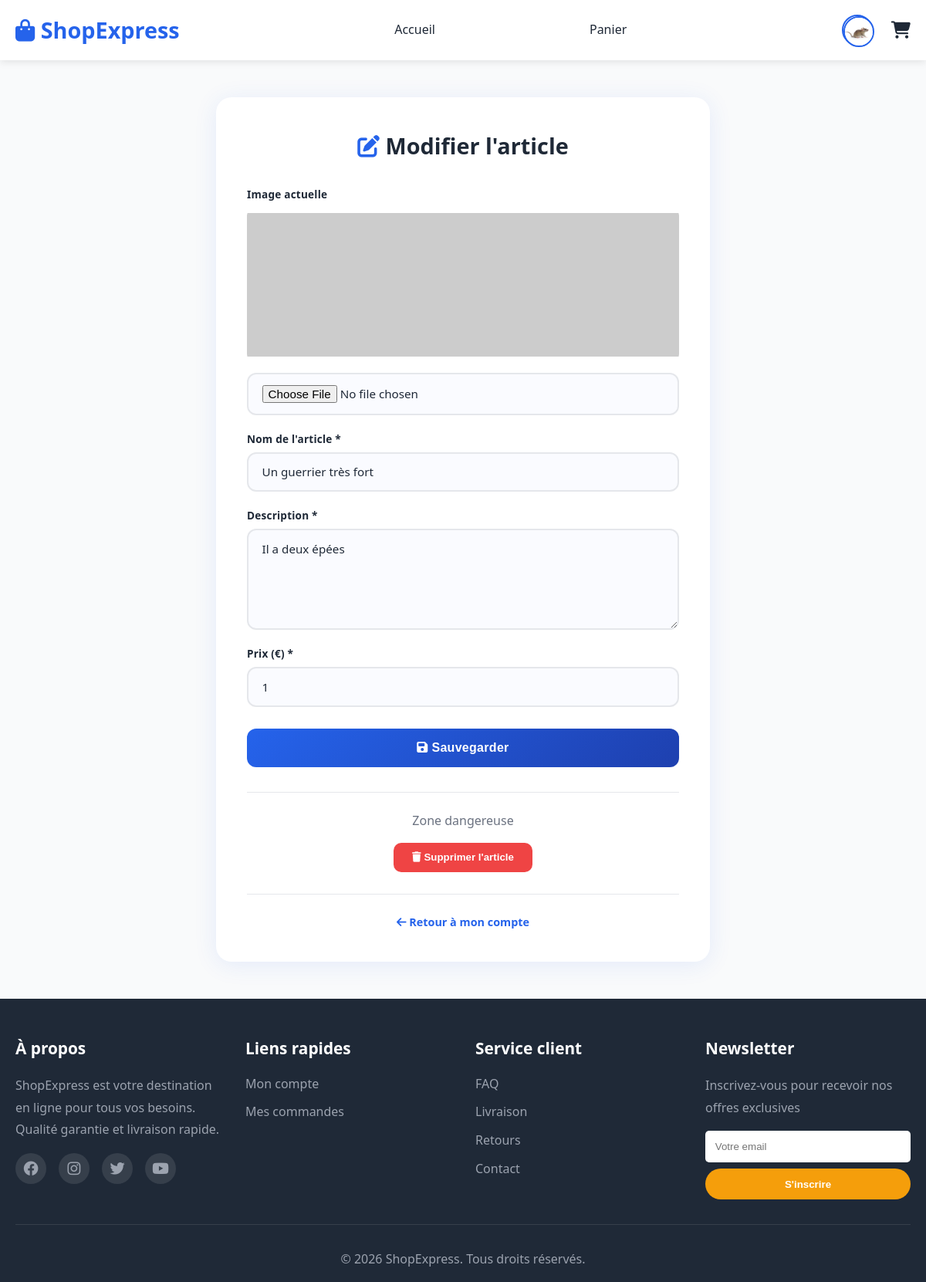
Page /edit.php?article_id=9 (signed in) on the committed database.
### tables this page shows
CREATE TABLE `user` (
  `user_id` int(11) NOT NULL,
  `username` varchar(255) NOT NULL,
  `password` varchar(255) NOT NULL,
  `email` varchar(255) NOT NULL,
  `solde` float NOT NULL,
  `profile_picture` varchar(255) NOT NULL,
  `role` varchar(255) NOT NULL
);

CREATE TABLE `article` (
  `article_id` int(11) NOT NULL,
  `article_name` varchar(255) NOT NULL,
  `description` text NOT NULL,
  `price` float NOT NULL,
  `publication_date` date NOT NULL,
  `autor_id` int(11) NOT NULL,
  `article_image` varchar(255) NOT NULL
);

### edit.php (the view, shortened to what this page needs)
<?php
require 'db_config.php';
$mode    = isset($_REQUEST['article_id']) ? 'article' : 'profile';
if ($mode === 'article') {
    $article_id = (int)$_REQUEST['article_id'];
    $stmt = $pdo->prepare("SELECT * FROM article WHERE article_id = :id");
    $stmt->execute([':id' => $article_id]);
    $article = $stmt->fetch();
}
?>
<!DOCTYPE html>
<html lang="fr">
<head>
    <link rel="stylesheet" href="style.css">
    <link rel="stylesheet" href="https://cdnjs.cloudflare.com/ajax/libs/font-awesome/6.4.0/css/all.min.css">
</head>
<body>
<?php include 'header.php'; ?>
<section class="edit-section">
    <div class="edit-container">
        <?php if ($mode === 'article'): ?>
            <h2><i class="fas fa-edit" style="color:var(--primary-color)"></i> Modifier l'article</h2>
            <form method="POST" action="" enctype="multipart/form-data">
                <div class="form-group">
                    <label>Image actuelle</label>
                    <img src="img/articles/<?php echo htmlspecialchars($article['article_image']); ?>"
                         style="width:100%;height:200px;object-fit:contain;border-radius:10px;margin-bottom:.5rem;"
                         onerror="this.src='https://placehold.co/600x200?text=Image'">
                    <input type="file" name="article_image" class="form-control" accept="image/*">
                </div>
                <div class="form-group">
                    <label>Nom de l'article *</label>
                    <input type="text" name="article_name" class="form-control" required
                           value="<?php echo htmlspecialchars($article['article_name']); ?>">
                </div>
                <div class="form-group">
                    <label>Description *</label>
                    <textarea name="description" class="form-control" rows="5" required style="resize:vertical;"><?php echo htmlspecialchars($article['description']); ?></textarea>
                </div>
                <div class="form-group">
                    <label>Prix (€) *</label>
                    <input type="number" name="price" class="form-control" step="0.01" min="0.01" required
                           value="<?php echo htmlspecialchars($article['price']); ?>">
                </div>
                <button type="submit" name="btn_edit_article" class="btn btn-primary btn-auth">
                    <i class="fas fa-save"></i> Sauvegarder
                </button>
            </form>
            <div class="delete-zone">
                <p style="color:var(--text-light);margin-bottom:1rem;">Zone dangereuse</p>
                <form action="edit.php" method="POST" onsubmit="return confirm('Supprimer cet article définitivement ?');" style="display:inline;">
                    <button type="submit" class="btn-danger" style="border:none;"><i class="fas fa-trash"></i> Supprimer l'article</button>
                </form>
            </div>
        <?php endif; ?>
        <div class="auth-footer">
            <a href="account.php"><i class="fas fa-arrow-left"></i> Retour à mon compte</a>
        </div>
    </div>
</section>
<?php include 'footer.php'; ?>
</body>
</html>

### header.php (shortened to what this page needs)
<?php
require_once 'db_config.php';
$isLoggedIn = false;
$userPhoto = 'default.jpg';
if (isset($_SESSION['user_id'])) {
    $isLoggedIn = true;
    try {
        $stmt = $pdo->prepare("SELECT profile_picture, username FROM user WHERE user_id = :id");
        $stmt->execute([':id' => $_SESSION['user_id']]);
        $userHeader = $stmt->fetch();
        if ($userHeader && !empty($userHeader['profile_picture'])) {
            $userPhoto = $userHeader['profile_picture'];
        }
    } catch (PDOException $e) {
    }
}
?>
<!DOCTYPE html>
<html lang="fr">
<head>
    <link rel="stylesheet" href="style.css">
    <link rel="stylesheet" href="https://cdnjs.cloudflare.com/ajax/libs/font-awesome/6.4.0/css/all.min.css">
</head>
<body>
    <header class="header">
        <div class="container">
            <div class="header-content">
                <div class="logo">
                    <h1><a href="/php-exam/php_project" style="text-decoration:none; color:inherit;"><i class="fas fa-shopping-bag"></i> ShopExpress</a></h1>
                </div>
                <nav class="nav">
                    <ul>
                        <li><a href="/php-exam/php_project">Accueil</a></li>
                        <li><a href="cart">Panier</a></li>
                    </ul>
                </nav>
                <div class="header-actions">
                    <?php if ($isLoggedIn): ?>
                        <a href="account" class="icon-link profile-active header-avatar">
                            <img src="img/<?php echo htmlspecialchars($userPhoto); ?>" alt="Profil" class="header-avatar">
                        </a>
                    <?php else: ?>
                        <a href="login" class="icon-link header-avatar">
                            <img src="img/<?php echo htmlspecialchars($userPhoto); ?>" alt="Connexion" class="header-avatar">
                        </a>
                    <?php endif; ?>
                    <a href="cart" class="icon-link cart">
                        <i class="fas fa-shopping-cart"></i>
                    </a>
                </div>
            </div>
        </div>
    </header>

### style.css (style rules this page uses)
* { margin: 0; padding: 0; box-sizing: border-box; }
html { scroll-behavior: smooth; scroll-padding-top: 20000px; }
:root { --primary-color: #2563eb; --secondary-color: #1e40af; --accent-color: #f59e0b; --text-dark: #1f2937; --text-light: #6b7280; --bg-light: #f9fafb; --white: #ffffff; --border-color: #e5e7eb; --success-color: #10b981; --danger-color: #ef4444; }
body { font-family: 'Segoe UI', Tahoma, Geneva, Verdana, sans-serif; color: var(--text-dark); line-height: 1.6; }
.container { max-width: 1200px; margin: 0 auto; padding: 0 20px; }
.header { background: var(--white); box-shadow: 0 2px 10px rgba(0, 0, 0, 0.1); position: sticky; top: 0; z-index: 1000; }
.header-content { display: flex; justify-content: space-between; align-items: center; padding: 1rem 0; gap: 2rem; }
.logo h1 { color: var(--primary-color); font-size: 1.8rem; display: flex; align-items: center; gap: 0.5rem; }
.nav ul { display: flex; list-style: none; gap: 200px; }
.nav a { text-decoration: none; color: var(--text-dark); font-weight: 500; transition: color 0.3s; }
.header-actions { display: flex; align-items: center; gap: 1.5rem; }
.icon-link { color: var(--text-dark); font-size: 1.4rem; position: relative; transition: color 0.3s; }
.btn { display: inline-block; padding: 0.8rem 2rem; border-radius: 25px; text-decoration: none; font-weight: 600; transition: all 0.3s; border: none; cursor: pointer; }
.btn-primary { background: var(--accent-color); color: var(--white); }
form { margin-top: 1.8rem; display: flex; flex-direction: column; gap: 1.25rem; }
.form-group { display: flex; flex-direction: column; gap: 0.4rem; }
.form-group label { font-size: 0.85rem; font-weight: 600; color: var(--text-dark); letter-spacing: 0.2px; }
.form-control { width: 100%; padding: 0.85rem 1.1rem; border: 2px solid var(--border-color); border-radius: 12px; font-size: 0.95rem; font-family: inherit; color: var(--text-dark); background: #fafbff; transition: border-color 0.25s, box-shadow 0.25s, background 0.25s; outline: none; }
.form-control::placeholder { color: #c0c7d5; font-size: 0.9rem; }
.btn-auth { width: 100%; padding: 1rem; font-size: 1rem; font-weight: 700; border-radius: 12px; margin-top: 0.5rem; letter-spacing: 0.3px; background: linear-gradient(135deg, var(--primary-color), var(--secondary-color)); color: #fff; border: none; cursor: pointer; transition: transform 0.2s, box-shadow 0.2s, filter 0.2s; position: relative; overflow: hidden; }
.auth-footer { text-align: center; margin-top: 1.8rem; font-size: 0.9rem; color: var(--text-light); padding-top: 1.5rem; border-top: 1px solid var(--border-color); }
.auth-footer a { color: var(--primary-color); text-decoration: none; font-weight: 600; transition: color 0.2s; }
.header-avatar { width: 40px; height: 40px; border-radius: 50%; object-fit: cover; border: 2px solid var(--primary-color); }

### edit.php (style rules this page uses)
.edit-section { padding: 3rem 0; background: var(--bg-light); min-height: 80vh; display:flex; align-items:flex-start; justify-content:center; }
.edit-container { background: var(--white); border-radius: 20px; box-shadow: 0 4px 30px rgba(37,99,235,.1); padding: 2.5rem; width: 100%; max-width: 640px; }
.edit-container h2 { font-size: 1.8rem; font-weight: 700; margin-bottom: 1.5rem; text-align: center; }
.delete-zone { margin-top: 2rem; padding-top: 1.5rem; border-top: 1px solid var(--border-color); text-align:center; }
.btn-danger { background: var(--danger-color); color: white; border: none; padding: .7rem 1.5rem; border-radius: 10px; cursor: pointer; font-weight: 600; }

### rows in the picture
user: profile_picture (picture)
article: article_name "Un guerrier très fort", description "Il a deux épées", price "1"
